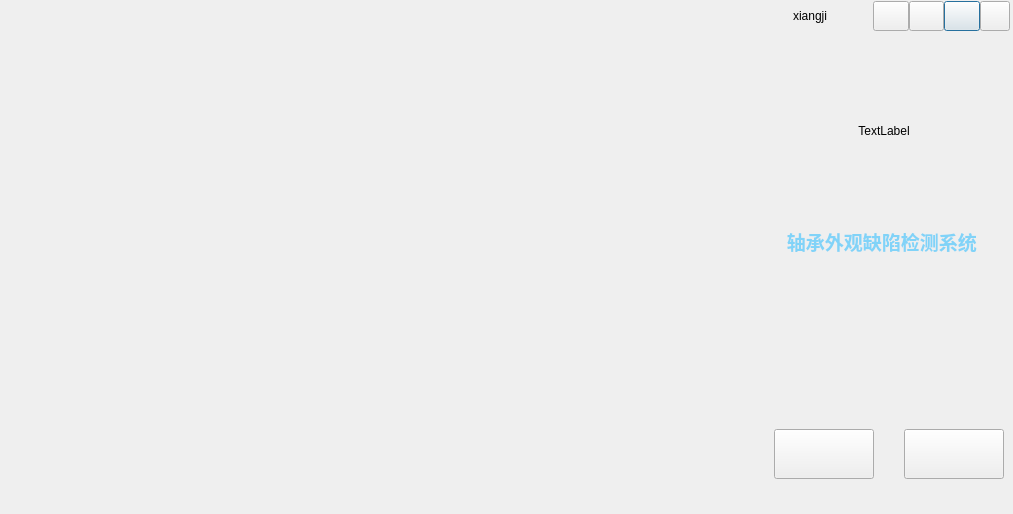
<?xml version="1.0" encoding="UTF-8"?>
<ui version="4.0">
 <class>frmMain</class>
 <widget class="QDialog" name="frmMain">
  <property name="geometry">
   <rect>
    <x>0</x>
    <y>0</y>
    <width>1013</width>
    <height>514</height>
   </rect>
  </property>
  <property name="windowTitle">
   <string>Quectel</string>
  </property>
  <layout class="QHBoxLayout" name="horizontalLayout_4" stretch="3,1">
   <property name="spacing">
    <number>0</number>
   </property>
   <property name="leftMargin">
    <number>0</number>
   </property>
   <property name="topMargin">
    <number>0</number>
   </property>
   <property name="rightMargin">
    <number>3</number>
   </property>
   <property name="bottomMargin">
    <number>0</number>
   </property>
   <item>
    <layout class="QVBoxLayout" name="verticalLayout_6">
     <property name="spacing">
      <number>0</number>
     </property>
     <item>
      <widget class="QWidget" name="widgetTitle" native="true">
       <property name="sizePolicy">
        <sizepolicy hsizetype="Preferred" vsizetype="Fixed">
         <horstretch>0</horstretch>
         <verstretch>0</verstretch>
        </sizepolicy>
       </property>
       <property name="baseSize">
        <size>
         <width>20</width>
         <height>20</height>
        </size>
       </property>
       <layout class="QHBoxLayout" name="horizontalLayout_2">
        <property name="spacing">
         <number>10</number>
        </property>
        <property name="leftMargin">
         <number>10</number>
        </property>
        <property name="topMargin">
         <number>0</number>
        </property>
        <property name="rightMargin">
         <number>0</number>
        </property>
        <property name="bottomMargin">
         <number>0</number>
        </property>
        <item>
         <widget class="QLabel" name="labTitle1">
          <property name="sizePolicy">
           <sizepolicy hsizetype="Preferred" vsizetype="Expanding">
            <horstretch>0</horstretch>
            <verstretch>0</verstretch>
           </sizepolicy>
          </property>
          <property name="maximumSize">
           <size>
            <width>120</width>
            <height>40</height>
           </size>
          </property>
          <property name="contextMenuPolicy">
           <enum>Qt::NoContextMenu</enum>
          </property>
          <property name="toolTipDuration">
           <number>0</number>
          </property>
          <property name="layoutDirection">
           <enum>Qt::LeftToRight</enum>
          </property>
          <property name="styleSheet">
           <string notr="true"/>
          </property>
          <property name="text">
           <string/>
          </property>
          <property name="alignment">
           <set>Qt::AlignLeading|Qt::AlignLeft|Qt::AlignVCenter</set>
          </property>
         </widget>
        </item>
        <item>
         <spacer name="verticalSpacer_3">
          <property name="orientation">
           <enum>Qt::Vertical</enum>
          </property>
          <property name="sizeHint" stdset="0">
           <size>
            <width>20</width>
            <height>60</height>
           </size>
          </property>
         </spacer>
        </item>
        <item>
         <spacer name="horizontalSpacer_7">
          <property name="orientation">
           <enum>Qt::Horizontal</enum>
          </property>
          <property name="sizeHint" stdset="0">
           <size>
            <width>40</width>
            <height>20</height>
           </size>
          </property>
         </spacer>
        </item>
        <item>
         <widget class="QWidget" name="widgetTop" native="true">
          <layout class="QHBoxLayout" name="horizontalLayout_3">
           <property name="spacing">
            <number>0</number>
           </property>
           <property name="leftMargin">
            <number>0</number>
           </property>
           <property name="topMargin">
            <number>0</number>
           </property>
           <property name="rightMargin">
            <number>0</number>
           </property>
           <property name="bottomMargin">
            <number>0</number>
           </property>
          </layout>
         </widget>
        </item>
        <item>
         <widget class="QLabel" name="labelTip">
          <property name="text">
           <string>&lt;html&gt;&lt;head/&gt;&lt;body&gt;&lt;p&gt;&lt;br/&gt;&lt;/p&gt;&lt;/body&gt;&lt;/html&gt;</string>
          </property>
         </widget>
        </item>
        <item>
         <spacer name="horizontalSpacer">
          <property name="orientation">
           <enum>Qt::Horizontal</enum>
          </property>
          <property name="sizeHint" stdset="0">
           <size>
            <width>40</width>
            <height>20</height>
           </size>
          </property>
         </spacer>
        </item>
        <item>
         <widget class="QWidget" name="widgetMenu" native="true">
          <layout class="QGridLayout" name="gridLayout_2">
           <property name="leftMargin">
            <number>0</number>
           </property>
           <property name="topMargin">
            <number>0</number>
           </property>
           <property name="rightMargin">
            <number>0</number>
           </property>
           <property name="bottomMargin">
            <number>0</number>
           </property>
           <property name="spacing">
            <number>0</number>
           </property>
           <item row="0" column="0" colspan="2">
            <spacer name="verticalSpacer">
             <property name="orientation">
              <enum>Qt::Vertical</enum>
             </property>
             <property name="sizeHint" stdset="0">
              <size>
               <width>20</width>
               <height>40</height>
              </size>
             </property>
            </spacer>
           </item>
          </layout>
         </widget>
        </item>
       </layout>
      </widget>
     </item>
     <item>
      <widget class="QWidget" name="widgetShow" native="true">
       <property name="minimumSize">
        <size>
         <width>20</width>
         <height>0</height>
        </size>
       </property>
      </widget>
     </item>
    </layout>
   </item>
   <item>
    <layout class="QVBoxLayout" name="verticalLayout">
     <property name="spacing">
      <number>0</number>
     </property>
     <property name="topMargin">
      <number>1</number>
     </property>
     <item>
      <widget class="QWidget" name="widgetTitle_2_2" native="true">
       <property name="sizePolicy">
        <sizepolicy hsizetype="Preferred" vsizetype="Fixed">
         <horstretch>0</horstretch>
         <verstretch>0</verstretch>
        </sizepolicy>
       </property>
       <layout class="QHBoxLayout" name="horizontalLayout_2">
        <property name="spacing">
         <number>10</number>
        </property>
        <property name="leftMargin">
         <number>10</number>
        </property>
        <property name="topMargin">
         <number>0</number>
        </property>
        <property name="rightMargin">
         <number>0</number>
        </property>
        <property name="bottomMargin">
         <number>0</number>
        </property>
        <item>
         <widget class="QLabel" name="label_xj">
          <property name="sizePolicy">
           <sizepolicy hsizetype="Preferred" vsizetype="Minimum">
            <horstretch>0</horstretch>
            <verstretch>0</verstretch>
           </sizepolicy>
          </property>
          <property name="minimumSize">
           <size>
            <width>15</width>
            <height>15</height>
           </size>
          </property>
          <property name="maximumSize">
           <size>
            <width>15</width>
            <height>15</height>
           </size>
          </property>
          <property name="styleSheet">
           <string notr="true">image: url(:/qss/blacksoft/radiobutton_unchecked_disable.png);</string>
          </property>
          <property name="text">
           <string/>
          </property>
         </widget>
        </item>
        <item>
         <widget class="QLabel" name="label_4">
          <property name="mouseTracking">
           <bool>true</bool>
          </property>
          <property name="text">
           <string>xiangji</string>
          </property>
          <property name="textFormat">
           <enum>Qt::RichText</enum>
          </property>
          <property name="textInteractionFlags">
           <set>Qt::NoTextInteraction</set>
          </property>
         </widget>
        </item>
        <item>
         <widget class="QWidget" name="widgetTop" native="true">
          <layout class="QHBoxLayout" name="horizontalLayout_3">
           <property name="spacing">
            <number>0</number>
           </property>
           <property name="leftMargin">
            <number>0</number>
           </property>
           <property name="topMargin">
            <number>0</number>
           </property>
           <property name="rightMargin">
            <number>0</number>
           </property>
           <property name="bottomMargin">
            <number>0</number>
           </property>
          </layout>
         </widget>
        </item>
        <item>
         <spacer name="horizontalSpacer">
          <property name="orientation">
           <enum>Qt::Horizontal</enum>
          </property>
          <property name="sizeHint" stdset="0">
           <size>
            <width>40</width>
            <height>20</height>
           </size>
          </property>
         </spacer>
        </item>
        <item>
         <widget class="QWidget" name="widgetMenu" native="true">
          <layout class="QGridLayout" name="gridLayout_2">
           <property name="leftMargin">
            <number>0</number>
           </property>
           <property name="topMargin">
            <number>0</number>
           </property>
           <property name="rightMargin">
            <number>0</number>
           </property>
           <property name="bottomMargin">
            <number>0</number>
           </property>
           <property name="spacing">
            <number>0</number>
           </property>
           <item row="0" column="1">
            <widget class="QPushButton" name="btnMenu_setting">
             <property name="sizePolicy">
              <sizepolicy hsizetype="Minimum" vsizetype="Expanding">
               <horstretch>0</horstretch>
               <verstretch>0</verstretch>
              </sizepolicy>
             </property>
             <property name="minimumSize">
              <size>
               <width>30</width>
               <height>30</height>
              </size>
             </property>
             <property name="cursor">
              <cursorShape>ArrowCursor</cursorShape>
             </property>
             <property name="focusPolicy">
              <enum>Qt::NoFocus</enum>
             </property>
             <property name="toolTip">
              <string>最小化</string>
             </property>
             <property name="text">
              <string/>
             </property>
             <property name="icon">
              <iconset>
               <normaloff>icon/u21.png</normaloff>icon/u21.png</iconset>
             </property>
            </widget>
           </item>
           <item row="0" column="3">
            <widget class="QPushButton" name="btnMenu_refresh">
             <property name="sizePolicy">
              <sizepolicy hsizetype="Minimum" vsizetype="Expanding">
               <horstretch>0</horstretch>
               <verstretch>0</verstretch>
              </sizepolicy>
             </property>
             <property name="minimumSize">
              <size>
               <width>30</width>
               <height>30</height>
              </size>
             </property>
             <property name="focusPolicy">
              <enum>Qt::NoFocus</enum>
             </property>
             <property name="text">
              <string/>
             </property>
             <property name="icon">
              <iconset>
               <normaloff>icon/u22.png</normaloff>icon/u22.png</iconset>
             </property>
            </widget>
           </item>
           <item row="0" column="4">
            <widget class="QPushButton" name="pushButton_line">
             <property name="sizePolicy">
              <sizepolicy hsizetype="Minimum" vsizetype="Expanding">
               <horstretch>0</horstretch>
               <verstretch>0</verstretch>
              </sizepolicy>
             </property>
             <property name="minimumSize">
              <size>
               <width>30</width>
               <height>30</height>
              </size>
             </property>
             <property name="text">
              <string/>
             </property>
            </widget>
           </item>
           <item row="0" column="5">
            <widget class="QPushButton" name="pushButton_algoConfig">
             <property name="minimumSize">
              <size>
               <width>30</width>
               <height>30</height>
              </size>
             </property>
             <property name="maximumSize">
              <size>
               <width>30</width>
               <height>30</height>
              </size>
             </property>
             <property name="text">
              <string/>
             </property>
            </widget>
           </item>
          </layout>
         </widget>
        </item>
       </layout>
      </widget>
     </item>
     <item>
      <layout class="QGridLayout" name="gridLayout">
       <item row="0" column="1">
        <widget class="QLabel" name="label_2">
         <property name="sizePolicy">
          <sizepolicy hsizetype="Preferred" vsizetype="Preferred">
           <horstretch>100</horstretch>
           <verstretch>100</verstretch>
          </sizepolicy>
         </property>
         <property name="maximumSize">
          <size>
           <width>200</width>
           <height>200</height>
          </size>
         </property>
         <property name="sizeIncrement">
          <size>
           <width>0</width>
           <height>0</height>
          </size>
         </property>
         <property name="baseSize">
          <size>
           <width>0</width>
           <height>0</height>
          </size>
         </property>
         <property name="layoutDirection">
          <enum>Qt::LeftToRight</enum>
         </property>
         <property name="autoFillBackground">
          <bool>false</bool>
         </property>
         <property name="styleSheet">
          <string notr="true">background-image: url(icon/h1.png);</string>
         </property>
         <property name="frameShape">
          <enum>QFrame::NoFrame</enum>
         </property>
         <property name="frameShadow">
          <enum>QFrame::Sunken</enum>
         </property>
         <property name="lineWidth">
          <number>1</number>
         </property>
         <property name="midLineWidth">
          <number>0</number>
         </property>
         <property name="text">
          <string>TextLabel</string>
         </property>
         <property name="alignment">
          <set>Qt::AlignCenter</set>
         </property>
         <property name="margin">
          <number>15</number>
         </property>
         <property name="indent">
          <number>1</number>
         </property>
         <property name="textInteractionFlags">
          <set>Qt::NoTextInteraction</set>
         </property>
        </widget>
       </item>
       <item row="0" column="2">
        <spacer name="horizontalSpacer_5">
         <property name="orientation">
          <enum>Qt::Horizontal</enum>
         </property>
         <property name="sizeHint" stdset="0">
          <size>
           <width>40</width>
           <height>20</height>
          </size>
         </property>
        </spacer>
       </item>
       <item row="0" column="0">
        <spacer name="horizontalSpacer_6">
         <property name="orientation">
          <enum>Qt::Horizontal</enum>
         </property>
         <property name="sizeHint" stdset="0">
          <size>
           <width>40</width>
           <height>20</height>
          </size>
         </property>
        </spacer>
       </item>
      </layout>
     </item>
     <item>
      <widget class="QLabel" name="label_3">
       <property name="maximumSize">
        <size>
         <width>16777215</width>
         <height>80</height>
        </size>
       </property>
       <property name="font">
        <font>
         <family>Noto Sans CJK KR</family>
         <pointsize>22</pointsize>
         <weight>75</weight>
         <bold>true</bold>
        </font>
       </property>
       <property name="text">
        <string>&lt;html&gt;&lt;head/&gt;&lt;body&gt;&lt;p&gt;&lt;span style=&quot; color:#81d3f8; vertical-align:super;&quot;&gt;轴承外观缺陷检测系统 &lt;/span&gt;&lt;/p&gt;&lt;/body&gt;&lt;/html&gt;</string>
       </property>
       <property name="textFormat">
        <enum>Qt::RichText</enum>
       </property>
       <property name="scaledContents">
        <bool>true</bool>
       </property>
       <property name="alignment">
        <set>Qt::AlignCenter</set>
       </property>
       <property name="margin">
        <number>18</number>
       </property>
       <property name="indent">
        <number>0</number>
       </property>
       <property name="textInteractionFlags">
        <set>Qt::NoTextInteraction</set>
       </property>
      </widget>
     </item>
     <item>
      <widget class="QWidget" name="widgetTitle_2_3" native="true">
       <property name="sizePolicy">
        <sizepolicy hsizetype="Preferred" vsizetype="Fixed">
         <horstretch>0</horstretch>
         <verstretch>0</verstretch>
        </sizepolicy>
       </property>
       <layout class="QHBoxLayout" name="horizontalLayout_2">
        <property name="spacing">
         <number>10</number>
        </property>
        <property name="leftMargin">
         <number>10</number>
        </property>
        <property name="topMargin">
         <number>0</number>
        </property>
        <property name="rightMargin">
         <number>0</number>
        </property>
        <property name="bottomMargin">
         <number>0</number>
        </property>
        <item>
         <widget class="QWidget" name="widgetMenu_2" native="true">
          <layout class="QGridLayout" name="gridLayout_2">
           <property name="leftMargin">
            <number>0</number>
           </property>
           <property name="topMargin">
            <number>0</number>
           </property>
           <property name="rightMargin">
            <number>0</number>
           </property>
           <property name="bottomMargin">
            <number>0</number>
           </property>
           <property name="spacing">
            <number>0</number>
           </property>
           <item row="2" column="0">
            <widget class="QLabel" name="btnTotalvalue">
             <property name="sizePolicy">
              <sizepolicy hsizetype="Preferred" vsizetype="Preferred">
               <horstretch>0</horstretch>
               <verstretch>0</verstretch>
              </sizepolicy>
             </property>
             <property name="minimumSize">
              <size>
               <width>28</width>
               <height>60</height>
              </size>
             </property>
             <property name="cursor">
              <cursorShape>ArrowCursor</cursorShape>
             </property>
             <property name="focusPolicy">
              <enum>Qt::NoFocus</enum>
             </property>
             <property name="toolTip">
              <string>最小化</string>
             </property>
             <property name="text">
              <string/>
             </property>
            </widget>
           </item>
           <item row="1" column="0">
            <spacer name="verticalSpacer">
             <property name="orientation">
              <enum>Qt::Vertical</enum>
             </property>
             <property name="sizeHint" stdset="0">
              <size>
               <width>20</width>
               <height>1</height>
              </size>
             </property>
            </spacer>
           </item>
           <item row="0" column="0">
            <widget class="QLabel" name="btnNgValue">
             <property name="sizePolicy">
              <sizepolicy hsizetype="Minimum" vsizetype="Expanding">
               <horstretch>0</horstretch>
               <verstretch>0</verstretch>
              </sizepolicy>
             </property>
             <property name="minimumSize">
              <size>
               <width>30</width>
               <height>60</height>
              </size>
             </property>
             <property name="focusPolicy">
              <enum>Qt::NoFocus</enum>
             </property>
             <property name="toolTip">
              <string notr="true"/>
             </property>
             <property name="statusTip">
              <string notr="true"/>
             </property>
             <property name="whatsThis">
              <string notr="true"/>
             </property>
             <property name="accessibleName">
              <string notr="true"/>
             </property>
             <property name="text">
              <string/>
             </property>
            </widget>
           </item>
          </layout>
         </widget>
        </item>
       </layout>
      </widget>
     </item>
     <item>
      <widget class="QWidget" name="widgetTitle_2_2" native="true">
       <property name="enabled">
        <bool>true</bool>
       </property>
       <property name="sizePolicy">
        <sizepolicy hsizetype="Preferred" vsizetype="Fixed">
         <horstretch>0</horstretch>
         <verstretch>0</verstretch>
        </sizepolicy>
       </property>
       <property name="minimumSize">
        <size>
         <width>60</width>
         <height>60</height>
        </size>
       </property>
       <layout class="QHBoxLayout" name="horizontalLayout_2">
        <property name="spacing">
         <number>10</number>
        </property>
        <property name="leftMargin">
         <number>10</number>
        </property>
        <property name="topMargin">
         <number>0</number>
        </property>
        <property name="rightMargin">
         <number>0</number>
        </property>
        <property name="bottomMargin">
         <number>0</number>
        </property>
        <item>
         <widget class="QWidget" name="widgetTop" native="true">
          <property name="minimumSize">
           <size>
            <width>100</width>
            <height>120</height>
           </size>
          </property>
          <layout class="QHBoxLayout" name="horizontalLayout_3">
           <property name="spacing">
            <number>0</number>
           </property>
           <property name="leftMargin">
            <number>0</number>
           </property>
           <property name="topMargin">
            <number>0</number>
           </property>
           <property name="rightMargin">
            <number>0</number>
           </property>
           <property name="bottomMargin">
            <number>0</number>
           </property>
           <item>
            <spacer name="horizontalSpacer_4">
             <property name="orientation">
              <enum>Qt::Horizontal</enum>
             </property>
             <property name="sizeHint" stdset="0">
              <size>
               <width>10</width>
               <height>10</height>
              </size>
             </property>
            </spacer>
           </item>
           <item>
            <widget class="QPushButton" name="btnstart">
             <property name="sizePolicy">
              <sizepolicy hsizetype="Expanding" vsizetype="Expanding">
               <horstretch>50</horstretch>
               <verstretch>50</verstretch>
              </sizepolicy>
             </property>
             <property name="minimumSize">
              <size>
               <width>100</width>
               <height>50</height>
              </size>
             </property>
             <property name="maximumSize">
              <size>
               <width>150</width>
               <height>50</height>
              </size>
             </property>
             <property name="cursor">
              <cursorShape>ArrowCursor</cursorShape>
             </property>
             <property name="focusPolicy">
              <enum>Qt::NoFocus</enum>
             </property>
             <property name="toolTip">
              <string/>
             </property>
             <property name="styleSheet">
              <string notr="true"/>
             </property>
             <property name="text">
              <string/>
             </property>
             <property name="icon">
              <iconset resource="../resource/font_qrc/font.qrc">
               <normaloff>:/font/iconfont.ttf</normaloff>:/font/iconfont.ttf</iconset>
             </property>
            </widget>
           </item>
          </layout>
         </widget>
        </item>
        <item>
         <spacer name="horizontalSpacer_3">
          <property name="orientation">
           <enum>Qt::Horizontal</enum>
          </property>
          <property name="sizeType">
           <enum>QSizePolicy::Fixed</enum>
          </property>
          <property name="sizeHint" stdset="0">
           <size>
            <width>20</width>
            <height>20</height>
           </size>
          </property>
         </spacer>
        </item>
        <item>
         <widget class="QWidget" name="widgetMenu" native="true">
          <property name="sizePolicy">
           <sizepolicy hsizetype="Expanding" vsizetype="Preferred">
            <horstretch>0</horstretch>
            <verstretch>0</verstretch>
           </sizepolicy>
          </property>
          <layout class="QGridLayout" name="gridLayout_2">
           <property name="leftMargin">
            <number>0</number>
           </property>
           <property name="topMargin">
            <number>0</number>
           </property>
           <property name="rightMargin">
            <number>0</number>
           </property>
           <property name="bottomMargin">
            <number>0</number>
           </property>
           <property name="spacing">
            <number>0</number>
           </property>
           <item row="0" column="3">
            <spacer name="horizontalSpacer_2">
             <property name="orientation">
              <enum>Qt::Horizontal</enum>
             </property>
             <property name="sizeHint" stdset="0">
              <size>
               <width>10</width>
               <height>20</height>
              </size>
             </property>
            </spacer>
           </item>
           <item row="0" column="2">
            <widget class="QPushButton" name="btnsql">
             <property name="sizePolicy">
              <sizepolicy hsizetype="Preferred" vsizetype="Preferred">
               <horstretch>50</horstretch>
               <verstretch>50</verstretch>
              </sizepolicy>
             </property>
             <property name="minimumSize">
              <size>
               <width>100</width>
               <height>50</height>
              </size>
             </property>
             <property name="maximumSize">
              <size>
               <width>150</width>
               <height>50</height>
              </size>
             </property>
             <property name="baseSize">
              <size>
               <width>50</width>
               <height>50</height>
              </size>
             </property>
             <property name="focusPolicy">
              <enum>Qt::NoFocus</enum>
             </property>
             <property name="layoutDirection">
              <enum>Qt::LeftToRight</enum>
             </property>
             <property name="text">
              <string/>
             </property>
             <property name="icon">
              <iconset>
               <normaloff>icon/u22.png</normaloff>icon/u22.png</iconset>
             </property>
            </widget>
           </item>
          </layout>
         </widget>
        </item>
       </layout>
      </widget>
     </item>
    </layout>
   </item>
  </layout>
 </widget>
 <resources>
  <include location="../resource/font_qrc/font.qrc"/>
 </resources>
 <connections/>
</ui>
